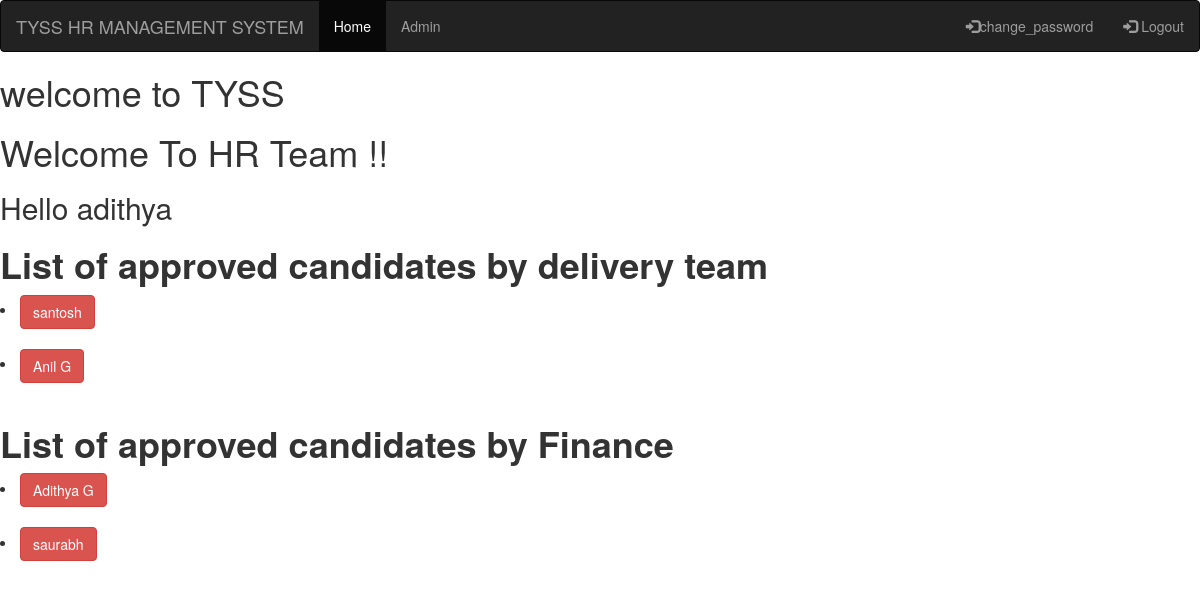
/candidate_List1_HR/ (signed in), run on an earlier commit of the app's database.
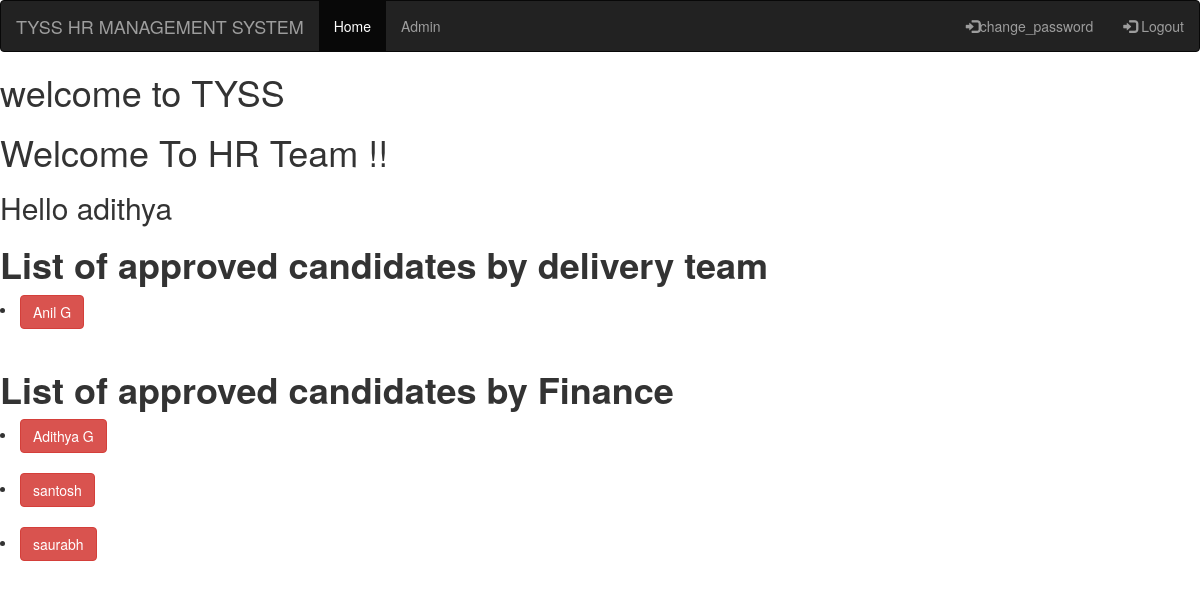
And on a later commit of the database.
### HR_app/models.py (models this page shows)
class Employee(models.Model):
    Candidate_Name=models.CharField(blank=False,default=None,max_length=30)
    Gender=models.CharField(blank=False,choices=G_CHOICES,max_length=10)
    Email_ID=models.EmailField(blank=False,default=None,max_length=254)
    Contact_Number=models.IntegerField(blank=False,default=None)
    Experience=models.CharField(blank=False,default=None,max_length=30)
    Total_Experience=models.CharField(blank=False,default=None,max_length=30)
    Relevant_Experience=models.CharField(blank=False,default=None,max_length=30)
    Skill_Set=models.CharField(blank=False,default=None,max_length=30)
    Current_CTC=models.FloatField(blank=False,default=None,max_length=30)
    Notice_Period=models.CharField(blank=False,default=None,max_length=30)
    Actions=models.CharField(blank=False,choices=In_CHOICES,max_length=10)
    Actions2=models.CharField(blank=False,choices=In_CHOICES,max_length=10)
    Actions3=models.CharField(blank=False,choices=In_CHOICES,max_length=10)
    Actions4=models.CharField(blank=False,choices=In_CHOICES,max_length=10)
    Employement_Type=models.CharField(blank=False,choices=on_CHOICES,max_length=10)

### HR_app/views.py (the view)
# urls.py: path('candidate_List1_HR/', views.candidate_List1_HR, name='candidate_List1_HR'),
@login_required
def candidate_List1_HR(request):
    obj=Employee.objects.filter(Actions='Approved',Employement_Type='Internal')
    obj1=Employee.objects.filter(Actions='Approved',Employement_Type='Bench')
    obj2=Employee.objects.filter(Actions4='Approved',Employement_Type='External')
    context={
        'object':obj,
        'object1':obj1,
        'object2':obj2
    }
    return render(request,'index1.html',context)

### HR_app/templates/index1.html (shortened to what this page needs)
<!DOCTYPE html>
<html lang="en" dir="ltr">
  <head>
    <link rel="stylesheet" href="https://maxcdn.bootstrapcdn.com/bootstrap/3.4.1/css/bootstrap.min.css">
  </head>
  <body>
    <body>
      <nav class="navbar navbar-inverse">
        <div class="container-fluid">
          <div class="navbar-header">
            <a class="navbar-brand" href="#">TYSS HR MANAGEMENT SYSTEM</a>
          </div>
          <ul class="nav navbar-nav">
            <li class="active"><a href="{% url 'home' %}">Home</a></li>
            <li><a href="{% url 'admin:index' %}">Admin</a></li>
          </ul>
          <ul class="nav navbar-nav navbar-right">
            {% if user.is_authenticated %}
              <li><a href="{% url 'change_password' %}"><span class="glyphicon glyphicon-log-in"></span>change_password</a></li>
              <li><a href="{% url 'user_logout' %}"><span class="glyphicon glyphicon-log-in"></span> Logout</a></li>
            {% endif %}
          </ul>
        </div>
      </nav>
      {% if user.is_authenticated %}
        <h1>welcome to TYSS</h1>
      {% else %}
        <h2>Please Login</h2>
      {% endif %}
    {% if user.is_authenticated %}
    <h1>Welcome To HR Team !!</h1>
    <h2>Hello {{user.username}}</h2>
    <h1><b>List of approved candidates by delivery team</b></h1>
      {% for obj in object %}
          <li><a class="btn btn-danger" href="{%  url 'candidate_view_HR' obj.id%}" role="button">{{ obj.Candidate_Name }}</a></li>
          <br>
      {% endfor %}
      {% for obj1 in object1 %}
          <li><a class="btn btn-danger" href="{%  url 'candidate_view_HR' obj1.id%}" role="button">{{ obj1.Candidate_Name }}</a></li>
          <br>
      {% endfor %}
      <h1><b>List of approved candidates by Finance </b></h1>
      {% for obj2 in object2 %}
          <li><a class="btn btn-danger" href="{%  url 'candidate_view_HR' obj2.id%}" role="button">{{ obj2.Candidate_Name }}</a></li>
          <br>
      {% endfor %}
    {%else%}
    <h1>Login</h1>
    {% endif %}
  </html>

What changed in the data, as far as the page shows it:
changed Employee "santosh": moves from the list under "List of approved candidates by delivery team" to the list under "List of approved candidates by Finance"
